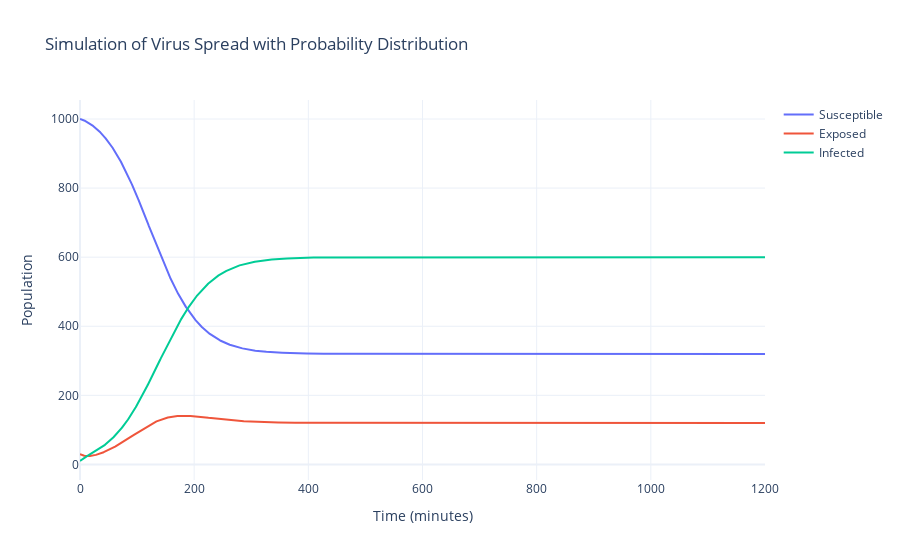

This figure's notebook cell:
### Markdown cell above
## WITH POISSON INSTEAD OF UNIFORM DISTRIBUTION!!

### Code cell
import numpy as np
import plotly.graph_objects as go
from scipy.integrate import odeint

# Define the differential equations
def dI_dt(I, E, lambda_E, lambda_R):
    return lambda_E * E - lambda_R * I

def dE_dt(S, E, lambda_S, f_q):
    return lambda_S * S * f_q - lambda_E * E

def dS_dt(S, I, lambda_S, lambda_R, f_q):
    return -lambda_S * S * f_q + lambda_R * I

# Define the function for the probability f(q(t)) (uniform distribution)
def f_q(K, M):
    return K / (M + K)

# Function to integrate the differential equations
def simulate_virus_spread(S0, E0, I0, lambda_S, lambda_E, lambda_R, M, total_time, dt):
    num_steps = int(total_time / dt) + 1
    t = np.linspace(0, total_time, num_steps)

    # Initial conditions
    y0 = [S0, E0, I0]

    # Parameters
    args = (lambda_S, lambda_E, lambda_R, M)

    # Define the ODE system
    def system(y, t, *args):
        S, E, I = y
        lambda_S, lambda_E, lambda_R, M = args
        fq = f_q(I, M)
        dS = dS_dt(S, I, lambda_S, lambda_R, fq)
        dE = dE_dt(S, E, lambda_S, fq)
        dI = dI_dt(I, E, lambda_E, lambda_R)  # Corrected call to dI_dt
        return [dS, dE, dI]

    # Integrate the ODE system
    solution = odeint(system, y0, t, args=args)

    return t, solution[:, 0], solution[:, 1], solution[:, 2]

# Parameters for simulation
S0 = 1000   # Initial number of susceptible peers
E0 = 30     # Initial number of exposed peers
I0 = 10     # Initial number of infected peers
lambda_S = 0.05  # Rate of new file downloads per minute
lambda_E = 0.05 # Rate of becoming infected per minute
lambda_R = 0.01 # Rate of recovery per minute
M = 1000        # Number of uninfected files
total_time = 1200   # Total simulation time (in minutes)
dt = 0.1        # Time step for integration

# Simulate virus spread
t, S, E, I = simulate_virus_spread(S0, E0, I0, lambda_S, lambda_E, lambda_R, M, total_time, dt)

# Plotting the results using Plotly
fig = go.Figure()

fig.add_trace(go.Scatter(x=t, y=S, mode='lines', name='Susceptible'))
fig.add_trace(go.Scatter(x=t, y=E, mode='lines', name='Exposed'))
fig.add_trace(go.Scatter(x=t, y=I, mode='lines', name='Infected'))

fig.update_layout(
    title='Simulation of Virus Spread with Probability Distribution',
    xaxis_title='Time (minutes)',
    yaxis_title='Population',
    template='plotly_white'
)

fig.show()

### Figure 1 — Plotly figure (JSON) as saved in the notebook; plotly's stock layout.template omitted (floating-point values rounded to 4 significant figures; data arrays with more than 128 entries replaced by an {"elided": "..."} marker saying what was removed)
{"data": [{"mode": "lines", "name": "Susceptible", "type": "scatter", "x": {"elided": "12001 float values"}, "y": {"elided": "12001 float values"}}, {"mode": "lines", "name": "Exposed", "type": "scatter", "x": {"elided": "12001 float values"}, "y": {"elided": "12001 float values"}}, {"mode": "lines", "name": "Infected", "type": "scatter", "x": {"elided": "12001 float values"}, "y": {"elided": "12001 float values"}}], "layout": {"title": {"text": "Simulation of Virus Spread with Probability Distribution"}, "xaxis": {"title": {"text": "Time (minutes)"}}, "yaxis": {"title": {"text": "Population"}}}}
